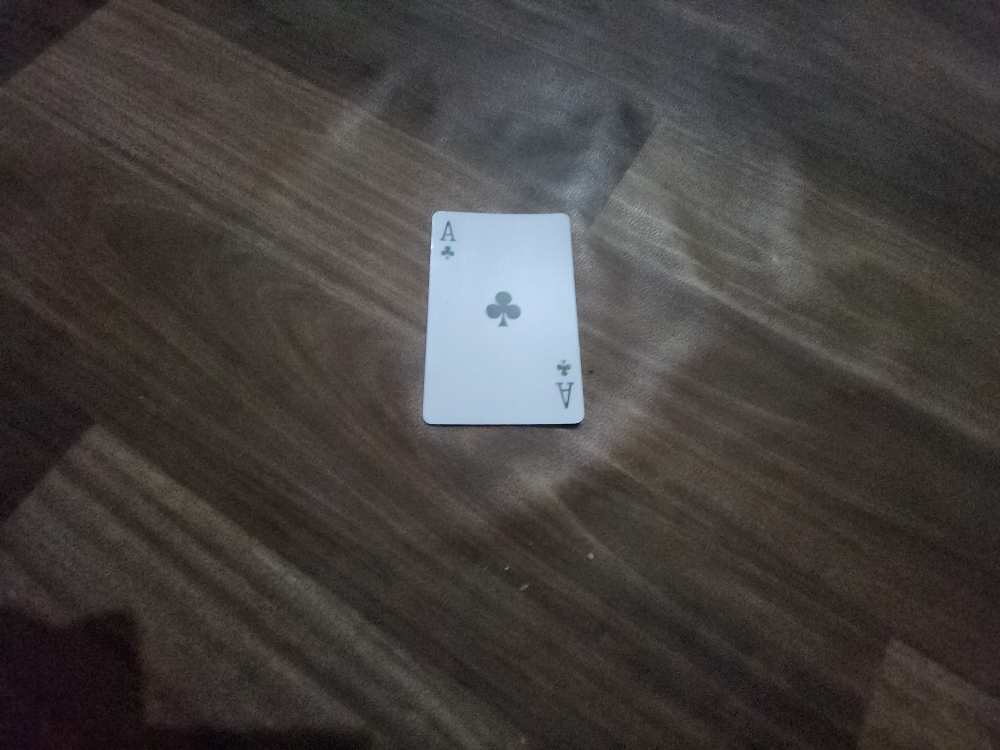
#> input picture dataSet/train/Clubs/Clubs1_1.jpg, 4000 x 3000 px, found by its file name (shown at 1/4 size)
$ python test.py
#> lines starting #> are read from the running program, lines starting #| are printed output that depends on the picture
### Phase2/preprocess.py
import cv2
import numpy as np
import os

def preprocess_image(image_path, target_size=(64, 64)):  # Update target size to 64x64
    """
    Preprocess the image:
    1. Read the image in grayscale.
    2. Resize to the target size (e.g., 64x64).
    3. Normalize pixel values to [0, 1].
    4. Flatten the image into a 1D array.
    """
#> called with target_size = (64, 64)
    image = cv2.imread(image_path, cv2.IMREAD_GRAYSCALE)  # Read the image in grayscale
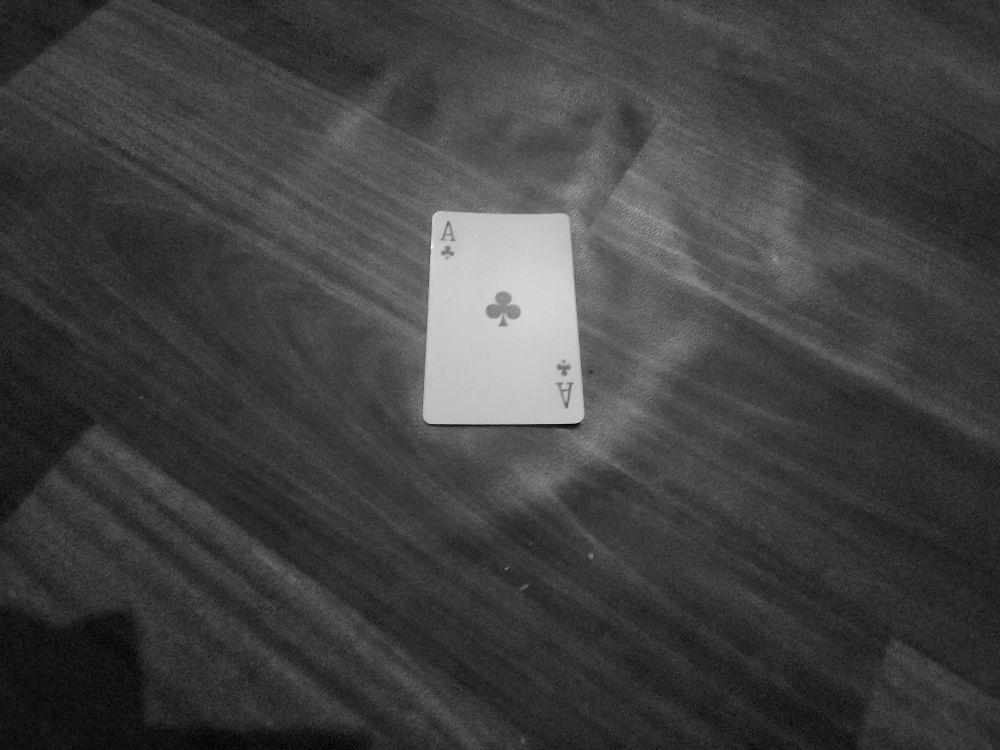
#> image: shape (3000, 4000) (shown at 1/4 size); min 0, max 255, mean 65.4
    if image is None:
        raise ValueError(f"Image at path {image_path} could not be loaded.")

    # Resize image to the desired size (e.g., 64x64)
    resized_image = cv2.resize(image, target_size)
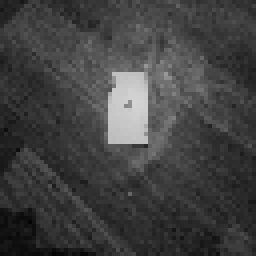
#> resized_image: shape (64, 64) (shown 4 times larger); min 4, max 213, mean 65.3

    # Normalize pixel values to range [0, 1]
    normalized_image = resized_image / 255.0

    # Flatten the image to a 1D vector
    return normalized_image.flatten()

# [42 lines left out: functions load_data, load_and_preprocess_data, not called in this run]

### Phase2/test.py
from ann import SimpleANN as ANN
from preprocess import preprocess_image  # Import from the updated preprocess.py
import numpy as np
import os

# Path to the image
test_image_path = r"D:\Semester_5\AI\Final_Project\dataSet\train\Clubs\Clubs1_1.jpg"

# Check if the image exists
if not os.path.exists(test_image_path):
    print(f"Error: File at {test_image_path} does not exist.")
else:
    # Print path for debugging
    print(f"Loading image from: {test_image_path}")

    # Load and preprocess the image
    test_image_features = preprocess_image(test_image_path, target_size=(64, 64)).reshape(1, -1)  # Update target size to 64x64

    # Debug: Check feature dimensions
    print(f"Feature vector shape: {test_image_features.shape}")
#| Feature vector shape: (1, 4096)
    assert test_image_features.shape[1] == 64 * 64, "Input size mismatch!"

    # Load Model Weights
#> (the run stopped early here; a loop or call above may not have finished)

$ run again, with dataSet/train/Clubs/Clubs1_2.jpg copied over dataSet/train/Clubs/Clubs1_1.jpg
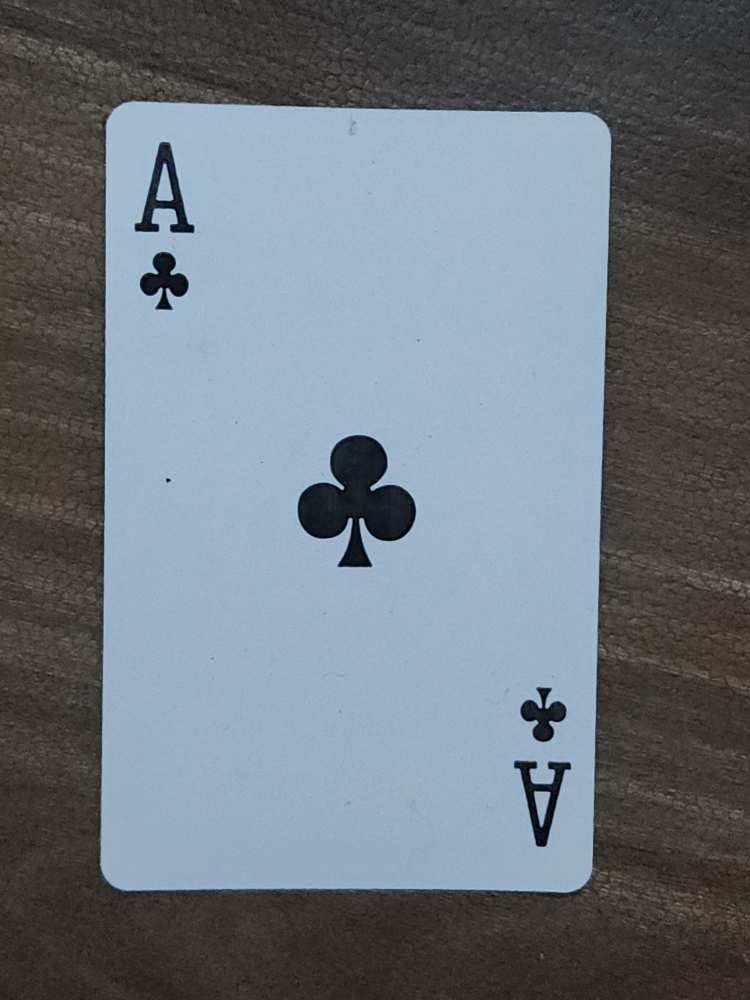
#> input picture dataSet/train/Clubs/Clubs1_2.jpg, 3000 x 4000 px, found by its file name (shown at 1/4 size)
#> in preprocess_image, `image = cv2.imread(image_path, cv2.IMREAD_GRAYSCALE)`:
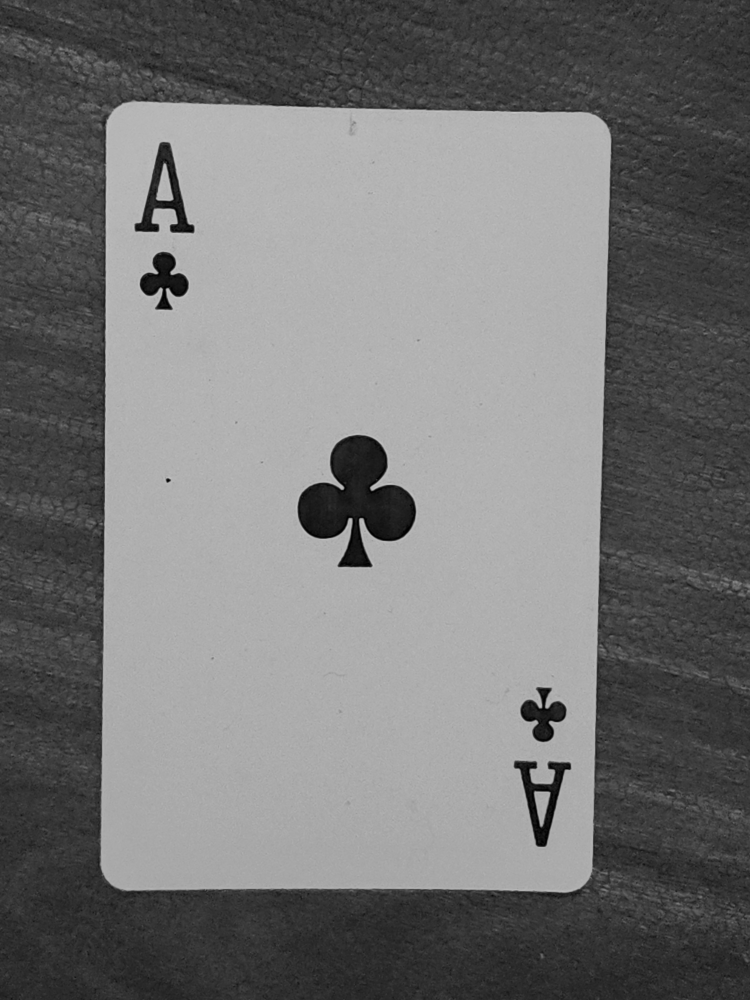
#> image: shape (4000, 3000) (shown at 1/4 size); min 0, max 205, mean 116.2
#> in preprocess_image, `resized_image = cv2.resize(image, target_size)`:
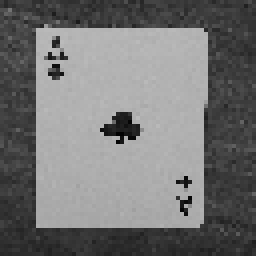
#> resized_image: shape (64, 64) (shown 4 times larger); min 1, max 187, mean 115.9
#| Feature vector shape: (1, 4096)

$ run again, with dataSet/train/Clubs/Clubs1_5.jpg copied over dataSet/train/Clubs/Clubs1_1.jpg
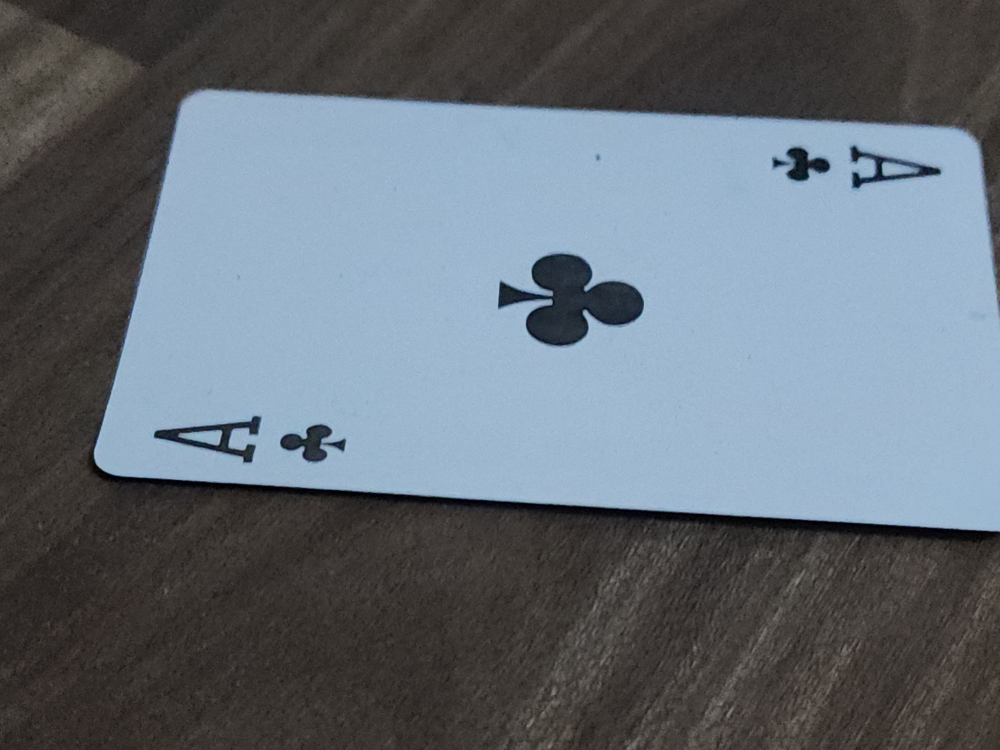
#> input picture dataSet/train/Clubs/Clubs1_5.jpg, 4000 x 3000 px, found by its file name (shown at 1/4 size)
#> in preprocess_image, `image = cv2.imread(image_path, cv2.IMREAD_GRAYSCALE)`:
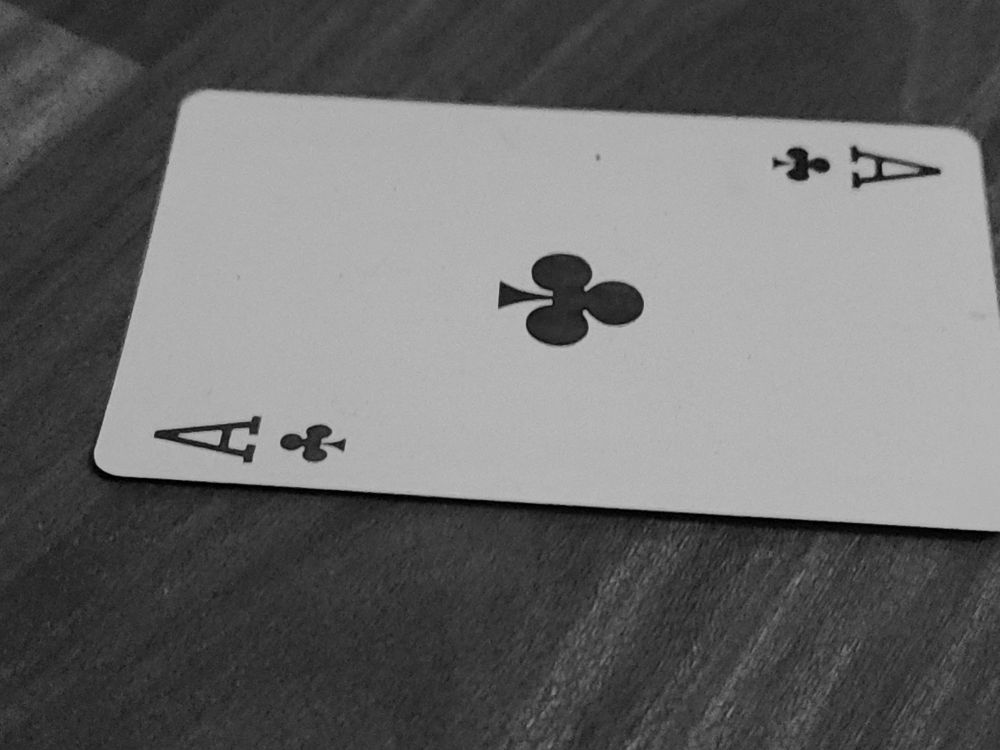
#> image: shape (3000, 4000) (shown at 1/4 size); min 0, max 193, mean 107.9
#> in preprocess_image, `resized_image = cv2.resize(image, target_size)`:
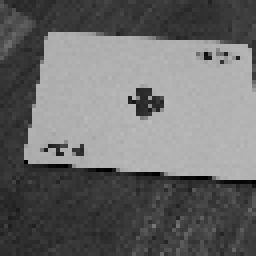
#> resized_image: shape (64, 64) (shown 4 times larger); min 0, max 187, mean 107.9
#| Feature vector shape: (1, 4096)

$ run again, with dataSet/train/Clubs/Clubs1_9.jpg copied over dataSet/train/Clubs/Clubs1_1.jpg
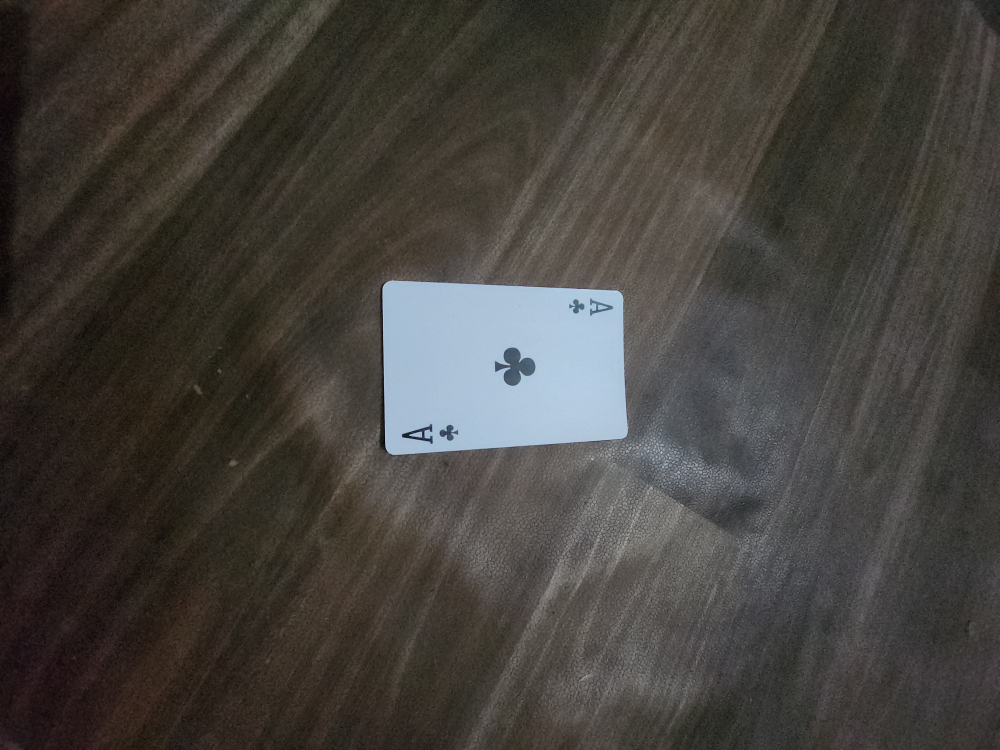
#> input picture dataSet/train/Clubs/Clubs1_9.jpg, 4000 x 3000 px, found by its file name (shown at 1/4 size)
#> in preprocess_image, `image = cv2.imread(image_path, cv2.IMREAD_GRAYSCALE)`:
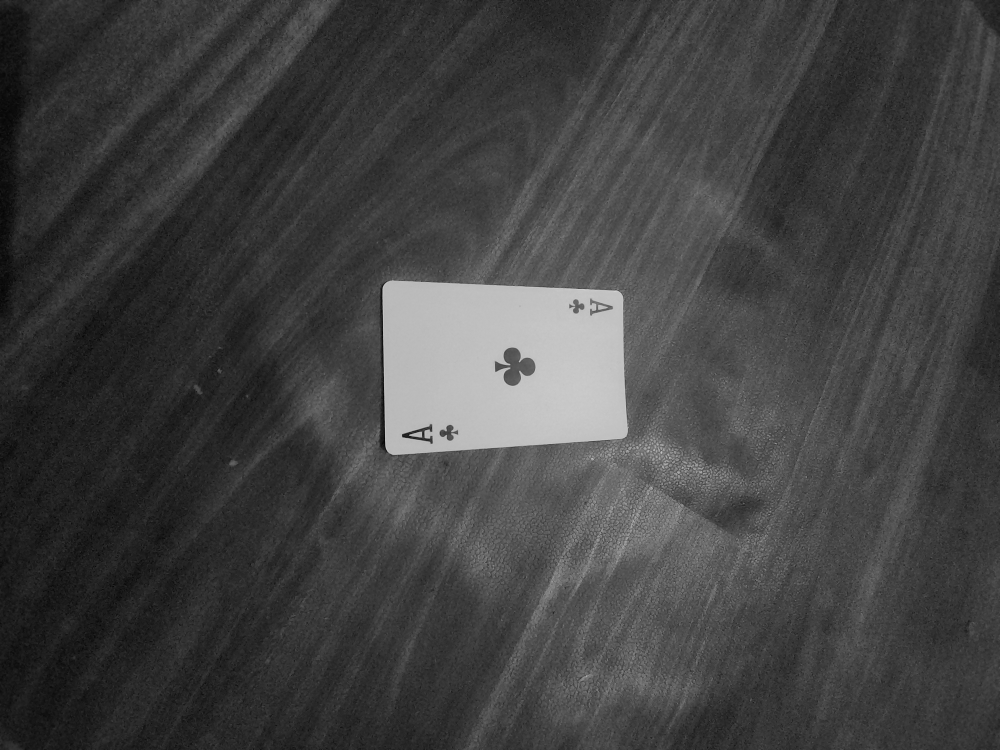
#> image: shape (3000, 4000) (shown at 1/4 size); min 0, max 230, mean 65.9
#> in preprocess_image, `resized_image = cv2.resize(image, target_size)`:
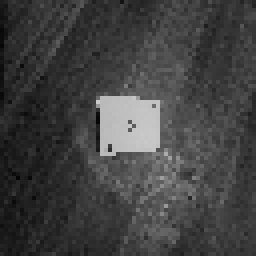
#> resized_image: shape (64, 64) (shown 4 times larger); min 5, max 203, mean 65.6
#| Feature vector shape: (1, 4096)
